Frame 1 (no input): blank canvas, image omitted
Frame 60 (the mouse pressed at the canvas centre just before this capture): blank canvas, image omitted
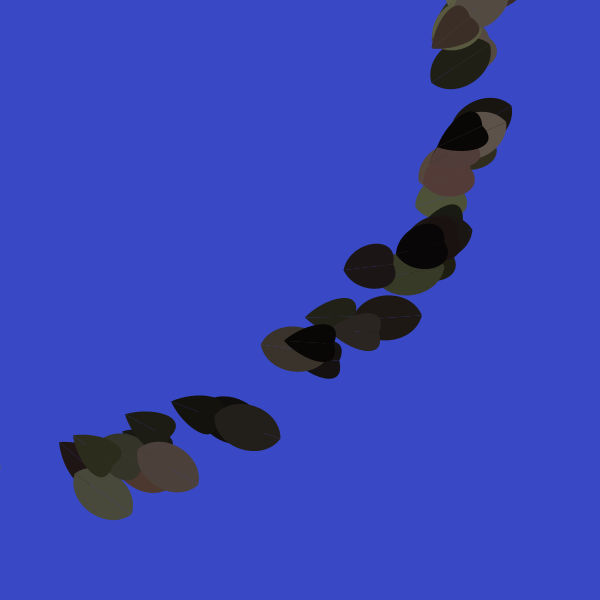
Frame 120 (the mouse held since frame 60 and released just before this capture)

The Processing sketch whose frames 1 and 60 were blank and that drew this single picture after the mouse press (run headless with seeded random() and noise(); from frame 60 on, the mouse is pressed at the canvas centre):

// Processing sketch: processing_172039
// ── processing_172039.pde

void setup() {
 size(600, 600);
 background(#3948C4);
 colorMode(HSB);
}


void leaf_1(int xPos, int yPos) {
 fill(random(0,53), random(50,100), random(0,100)); 
 noStroke();
 float angle = random(0,2*PI);
 
 pushMatrix();
 rotate(angle);
 beginShape();
 vertex(xPos, yPos);
 bezierVertex(xPos+10, yPos+30, xPos+60, yPos+30, xPos+50, yPos);
 endShape();
 
 beginShape();
 vertex(xPos, yPos);
 bezierVertex(xPos+10, yPos-30, xPos+60, yPos-30, xPos+50, yPos);
 endShape();
 popMatrix();
}

void leaf_2(int xPos, int yPos) {
 fill(random(0,53), random(50,100), random(0,100)); 
 noStroke();
 float angle = random(0,2*PI);
 
 pushMatrix();
 rotate(angle);
 beginShape();
 vertex(xPos, yPos);
 bezierVertex(xPos+20, yPos+20, xPos+60, yPos+30, xPos+50, yPos);
 endShape();
 
 beginShape();
 vertex(xPos, yPos);
 bezierVertex(xPos+20, yPos-20, xPos+60, yPos-30, xPos+50, yPos);
 endShape();
 popMatrix();
}

void leaf_3(int xPos, int yPos) {
 fill(random(0,53), random(50,100), random(0,100)); 
 noStroke();
 float angle = random(0,2*PI);
 
 pushMatrix();
 rotate(angle);
 beginShape();
 vertex(xPos, yPos);
 bezierVertex(xPos+10, yPos+30, xPos+60, yPos+30, xPos+70, yPos);
 endShape();
 
 beginShape();
 vertex(xPos, yPos);
 bezierVertex(xPos+10, yPos-30, xPos+60, yPos-30, xPos+70, yPos);
 endShape();
 popMatrix();
}

void draw() {
  if(mousePressed) {
     leaf_1(mouseX + (int)random(0, 50), mouseY + (int)random(0, 50));
     leaf_2(mouseX + (int)random(0, 50), mouseY + (int)random(0, 50));
     leaf_3(mouseX + (int)random(0, 50), mouseY + (int)random(0, 50));
  }
}
